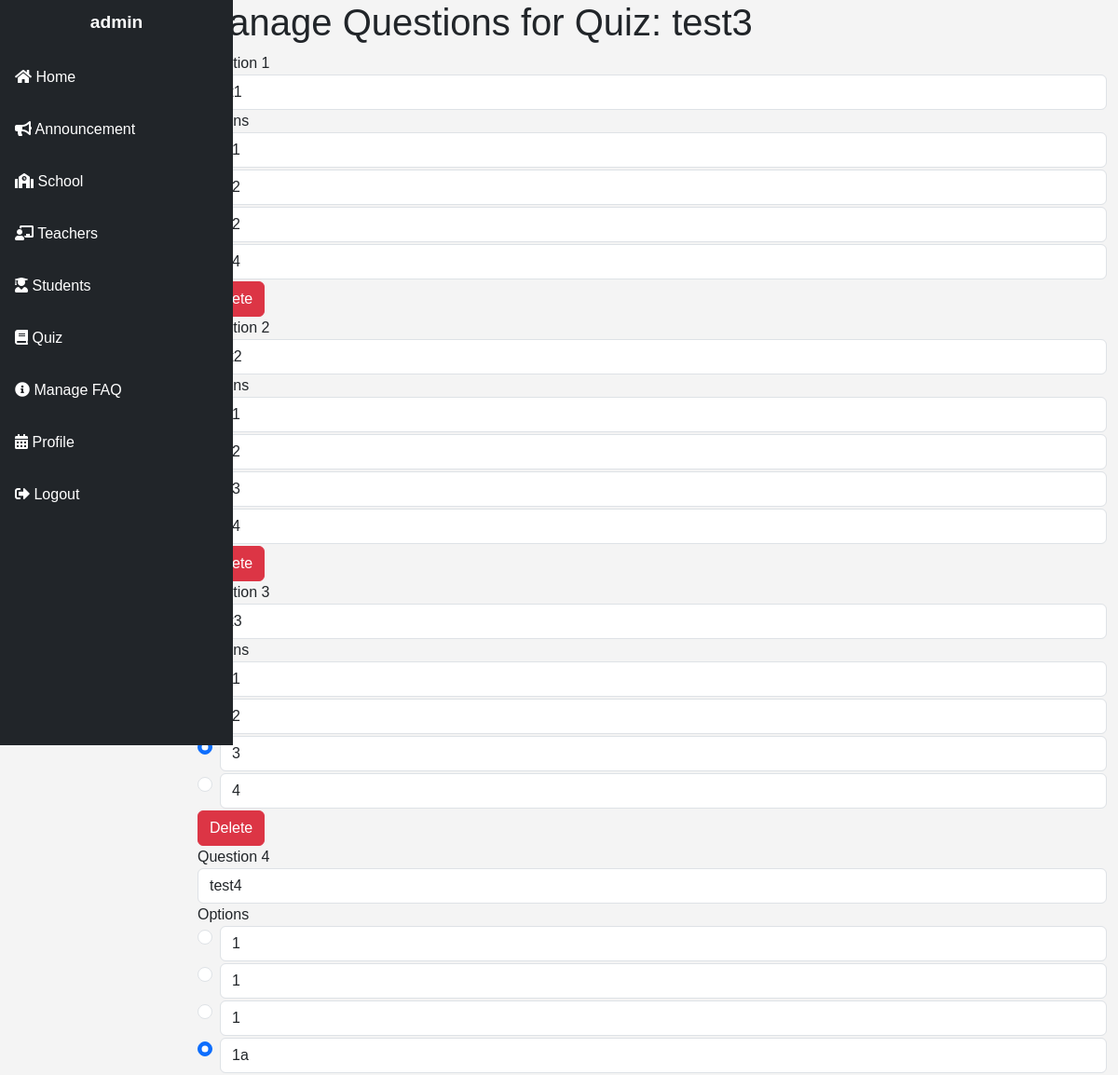
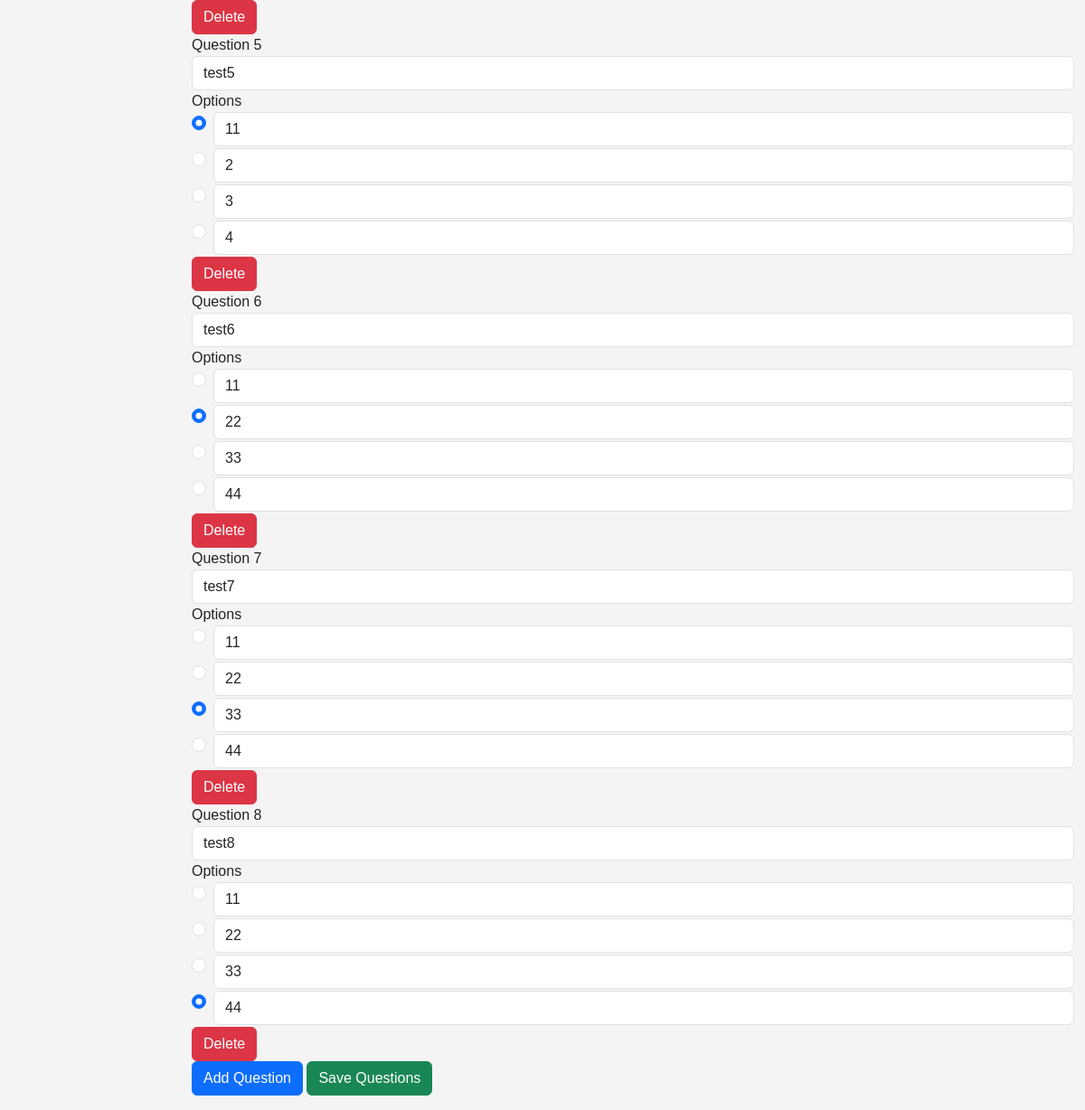
Screenshot of /manage_questions.php?quiz_id=5 (signed in) with the database file from the repository (2 pictures, top to bottom).
### tables this page shows
CREATE TABLE `quizzes` (
  `id` int(11) NOT NULL,
  `title` varchar(255) NOT NULL,
  `description` text DEFAULT NULL,
  `created_at` timestamp NOT NULL DEFAULT current_timestamp(),
  `updated_at` timestamp NOT NULL DEFAULT current_timestamp() ON UPDATE current_timestamp(),
  `duration` int(11) DEFAULT 0,
  `max_attempts` int(11) DEFAULT 2
);

CREATE TABLE `questions` (
  `id` int(11) NOT NULL,
  `quiz_id` int(11) NOT NULL,
  `question_text` text NOT NULL
);

CREATE TABLE `options` (
  `id` int(11) NOT NULL,
  `question_id` int(11) NOT NULL,
  `option_text` varchar(255) NOT NULL,
  `is_correct` tinyint(1) DEFAULT 0
);

### manage_questions.php (the view, shortened to what this page needs)
<?php
include('./config/session_timeout.php');
$quiz_id = isset($_GET['quiz_id']) ? (int) $_GET['quiz_id'] : 0;
$quiz_title = "";
if ($quiz_id > 0) {
    $stmt_quiz = $conn->prepare("SELECT title FROM quizzes WHERE id = ?");
    $stmt_quiz->bind_param("i", $quiz_id);
    $stmt_quiz->execute();
    $result_quiz = $stmt_quiz->get_result();
    if ($result_quiz->num_rows > 0) {
        $quiz_row = $result_quiz->fetch_assoc();
        $quiz_title = $quiz_row['title'];
    }
}
$questions = [];
if ($quiz_id > 0) {
    $stmt = $conn->prepare("SELECT * FROM questions WHERE quiz_id = ?");
    $stmt->bind_param("i", $quiz_id);
    $stmt->execute();
    $result = $stmt->get_result();
    while ($row = $result->fetch_assoc()) {
        $stmt_options = $conn->prepare("SELECT * FROM options WHERE question_id = ?");
        $stmt_options->bind_param("i", $row['id']);
        $stmt_options->execute();
        $options_result = $stmt_options->get_result();
        $options = [];
        while ($opt_row = $options_result->fetch_assoc()) {
            $options[] = $opt_row;
        }
        $questions[] = ['question' => $row, 'options' => $options];
    }
}
?>
<!DOCTYPE html>
<html lang="en">
<head>
    <link href="https://cdn.jsdelivr.net/npm/bootstrap@5.3.0-alpha1/dist/css/bootstrap.min.css" rel="stylesheet">
    <link rel="stylesheet" href="https://cdnjs.cloudflare.com/ajax/libs/font-awesome/5.15.4/css/all.min.css">
    <link rel="stylesheet" href="./assets/css/style.css">
</head>
<body>
    <div class="container-fluid">
        <div class="row">
            <div class="col-2 p-0">
                <?php include('./config/sidebar.php'); ?>
            </div>
            <div class="col-10">
                <h1>Manage Questions for Quiz: <?php echo $quiz_title; ?></h1>
                <form id="questions-form" method="POST" action="save_questions.php?quiz_id=<?php echo $quiz_id; ?>">
                    <div id="questions-container">
                        <?php if (count($questions) > 0): ?>
                            <?php foreach ($questions as $index => $question_data): ?>
                                <div class="question-set" data-question-id="<?php echo $question_data['question']['id']; ?>">
                                    <label for="question_<?php echo $index; ?>">Question <?php echo $index + 1; ?></label>
                                    <input type="text" name="questions[<?php echo $question_data['question']['id']; ?>]"
                                        value="<?php echo $question_data['question']['question_text']; ?>" class="form-control"
                                        required>
                                    <label>Options</label>
                                    <div class="options-container">
                                        <?php foreach ($question_data['options'] as $option_index => $option): ?>
                                            <div class="form-check">
                                                <input class="form-check-input" type="radio"
                                                    name="correct_answers[<?php echo $question_data['question']['id']; ?>]"
                                                    value="<?php echo $option['id']; ?>" <?php echo $option['is_correct'] ? 'checked' : ''; ?>>
                                                <input type="text"
                                                    name="options[<?php echo $question_data['question']['id']; ?>][<?php echo $option['id']; ?>]"
                                                    value="<?php echo $option['option_text']; ?>" class="form-control d-inline">
                                            </div>
                                        <?php endforeach; ?>
                                    </div>
                                    <button type="button" class="btn btn-danger delete-question-btn"
                                        data-question-id="<?php echo $question_data['question']['id']; ?>">Delete</button>
                                </div>
                            <?php endforeach; ?>
                        <?php else: ?>
                            <p>No questions added yet. Click "Add Question" to start.</p>
                        <?php endif; ?>
                    </div>
                    <button type="button" id="add-question" class="btn btn-primary mb-3">Add Question</button>
                    <button type="submit" name="save_questions" class="btn btn-success mb-3">Save Questions</button>
                </form>
            </div>
        </div>
    </div>
</body>
</html>

### assets/css/style.css (style rules this page uses)
body { font-family: Arial, sans-serif; margin: 0; padding: 0; background-color: #f4f4f4; }

### rows the page displays
quizzes: title "test3"
questions: question_text "test1"
options: option_text "1"
options: option_text "2"
options: option_text "2"
options: option_text "4"
questions: question_text "test2"
options: option_text "1"
options: option_text "2"
options: option_text "3"
options: option_text "4"
questions: question_text "test3"
options: option_text "1"
options: option_text "2"
options: is_correct "☑", option_text "3"
options: option_text "4"
questions: question_text "test4"
options: option_text "1"
options: option_text "1"
options: option_text "1"
options: is_correct "☑", option_text "1a"
questions: question_text "test5"
options: is_correct "☑", option_text "11"
options: option_text "2"
options: option_text "3"
options: option_text "4"
questions: question_text "test6"
options: option_text "11"
options: is_correct "☑", option_text "22"
options: option_text "33"
options: option_text "44"
questions: question_text "test7"
options: option_text "11"
options: option_text "22"
options: is_correct "☑", option_text "33"
options: option_text "44"
questions: question_text "test8"
options: option_text "11"
options: option_text "22"
options: option_text "33"
options: is_correct "☑", option_text "44"

### other values shown
$_SESSION['user'] "admin"
